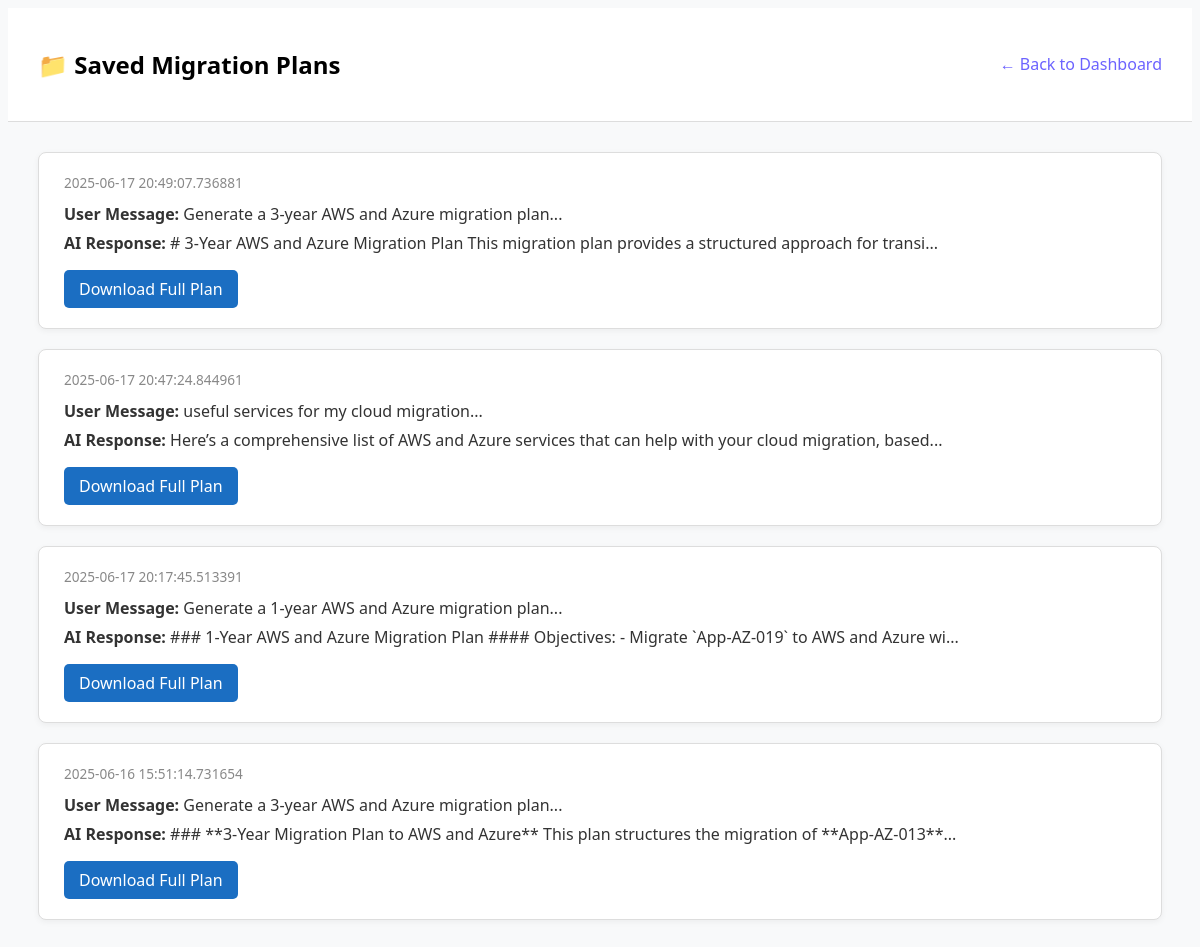
The app's page /plans, older data.
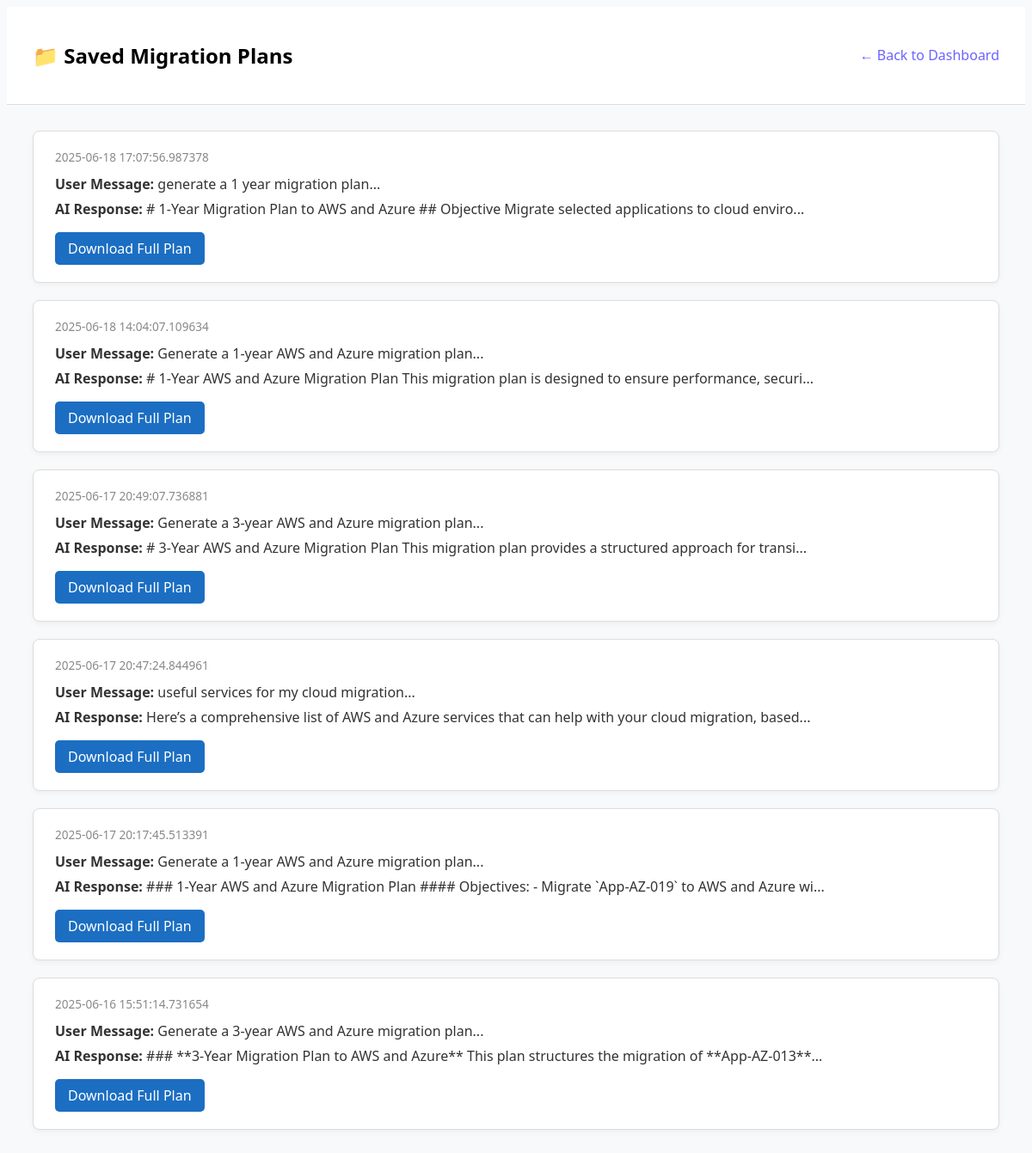
The same page, newer data.
### models.py (models this page shows)
class ChatHistory(Base):
    __tablename__ = "chat_history"
    id = Column(Integer, primary_key=True)
    session_id = Column(String(64))  # Unique identifier per chat session
    user_input = Column(Text)
    ai_response = Column(Text)
    timestamp = Column(DateTime, default=datetime.utcnow)

### app.py (the view)
@app.route("/plans")
def list_plans():
    keywords = ["migration", "plan"]
    db_session = SessionLocal()
    filters = [ChatHistory.user_input.ilike(f"%{kw}%") for kw in keywords]
    plans = db_session.query(ChatHistory)\
        .filter(or_(*filters))\
        .order_by(ChatHistory.timestamp.desc())\
        .all()
    db_session.close()
    return render_template("plans.html", plans=plans)

### templates/plans.html (shortened to what this page needs)
<!DOCTYPE html>
<html lang="en">
<head>
</head>
<body>
      <header>
<div class="plans-header">
  <h2>📁 Saved Migration Plans</h2>
  <a href="/" class="back-link">← Back to Dashboard</a>
</div>
<div class="plan-list">
  {% for plan in plans %}
  <div class="plan-card">
    <div class="plan-meta">
      <span> {{ plan.timestamp }}</span>
    </div>
    <div class="plan-content">
      <p><strong> User Message:</strong> {{ plan.user_input[:80] }}...</p>
      <p><strong> AI Response:</strong> {{ plan.ai_response[:100] }}...</p>
    </div>
    <div class="plan-actions">
      <a href="/plans/{{ plan.id }}" class="btn-download">
         Download Full Plan
      </a>
    </div>
  </div>
  {% endfor %}
</div>
</body>
</html>

### templates/plans.html (style rules this page uses)
body { font-family: "Segoe UI", sans-serif; background: #f8f9fa; }
.plans-header { display: flex; justify-content: space-between; align-items: center; background: #fff; padding: 20px 30px; border-bottom: 1px solid #ddd; }
.plan-list { padding: 30px; }
.plan-card { background: #fff; border: 1px solid #ddd; border-radius: 8px; padding: 20px 25px; margin-bottom: 20px; box-shadow: 0 2px 6px rgba(0, 0, 0, 0.05); }
.plan-meta { font-size: 0.85rem; color: #888; margin-bottom: 10px; }
.plan-content p { margin: 5px 0; color: #333; line-height: 1.5; }
.btn-download { display: inline-block; margin-top: 10px; background-color: #1b6ec2; color: white; padding: 8px 15px; border-radius: 5px; text-decoration: none; font-weight: 500; transition: background 0.2s ease; }
.back-link { color: #6c63ff; font-weight: 500; text-decoration: none; }

Row changes from the older to the newer data that the page shows:
added ChatHistory: timestamp "2025-06-18 17:07:56.987378", user_input "generate a 1 year migration plan", ai_response "# 1-Year Migration Plan to AWS and Azure ## Objective Migrate selected applications to cloud enviro"
added ChatHistory: timestamp "2025-06-18 14:04:07.109634", user_input "Generate a 1-year AWS and Azure migration plan", ai_response "# 1-Year AWS and Azure Migration Plan This migration plan is designed to ensure performance, securi"
